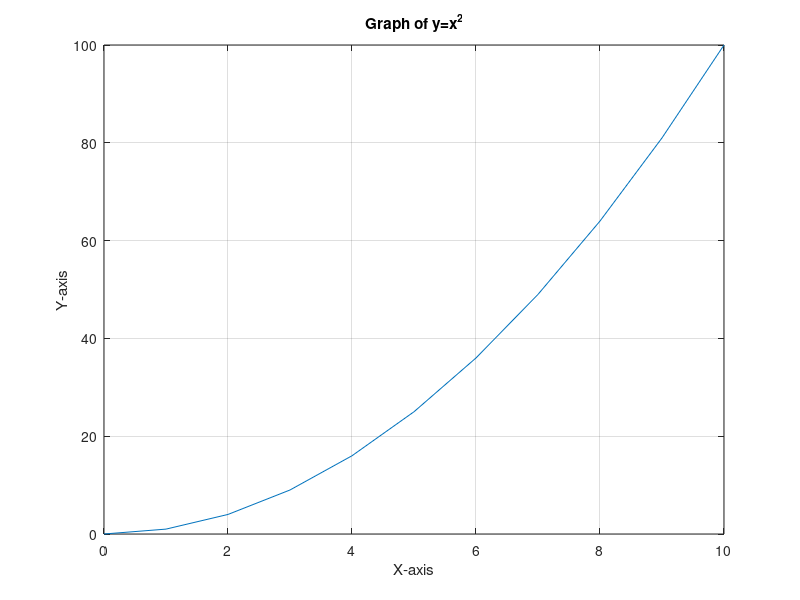

This figure's MATLAB source:
% Name: Md Minhaz
% Surnamre : Hossain
% Group: EKfu25/1
% Date: 11-09-2026

clc;
clear;

x = 0:1:10;
y = x.^2;

plot(x,y)

xlabel('X-axis')
ylabel('Y-axis')

title('Graph of y=x^2')

grid on

a = linspace(0,10,5);

sqrt(25)

sin(pi/2)

mean([10 20 30])
